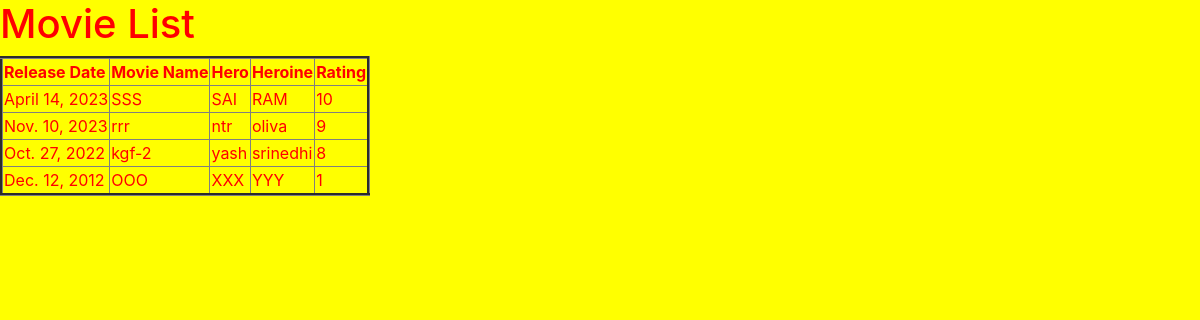
The app's page /movielist with its own data.
### testapp/models.py (models this page shows)
class Movie(models.Model):
    rdate = models.DateField()
    moviename = models.CharField(max_length=30)
    hero = models.CharField(max_length=30)
    heroine = models.CharField(max_length=30)
    rating = models.IntegerField()

### testapp/views.py (the view)
# urls.py: path('movielist', views.list_movies_view),
def list_movies_view(request):
    movies_list = Movie.objects.all()
    return render(request,'testapp/listmovies.html',{'movies_list':movies_list})

### templates/testapp/listmovies.html (shortened to what this page needs)
<!DOCTYPE html>
{% load static %}
<html lang="en" dir="ltr">
  <head>
    <link rel="stylesheet" href="https://cdn.jsdelivr.net/npm/bootstrap@4.6.2/dist/css/bootstrap.min.css">
    <link rel="stylesheet" href="{% static 'css/movie.css' %}">
  </head>
  <body>
    {% if movies_list %}
    <h1>Movie List</h1>
    <table border="3px">
      <thead>
        <th>Release Date</th>
        <th>Movie Name</th>
        <th>Hero</th>
        <th>Heroine</th>
        <th>Rating</th>
      </thead>
      {% for movie in movies_list %}
      <tr>
        <td>{{movie.rdate}}</td>
        <td>{{movie.moviename}}</td>
        <td>{{movie.hero}}</td>
        <td>{{movie.heroine}}</td>
        <td>{{movie.rating}}</td>
      </tr>
      {% endfor %}
    </table>
    {% else %}
    <h1>No Movies Found .!!!!!</h1>
    {% endif %}
  </body>
</html>

### static/css/movie.css (style rules this page uses)
body { background:yellow; color: red; }

### records on screen
Movie: rdate "April 14, 2023", moviename "SSS", hero "SAI", heroine "RAM", rating "10"
Movie: rdate "Nov. 10, 2023", moviename "rrr", hero "ntr", heroine "oliva", rating "9"
Movie: rdate "Oct. 27, 2022", moviename "kgf-2", hero "yash", heroine "srinedhi", rating "8"
Movie: rdate "Dec. 12, 2012", moviename "OOO", hero "XXX", heroine "YYY", rating "1"
